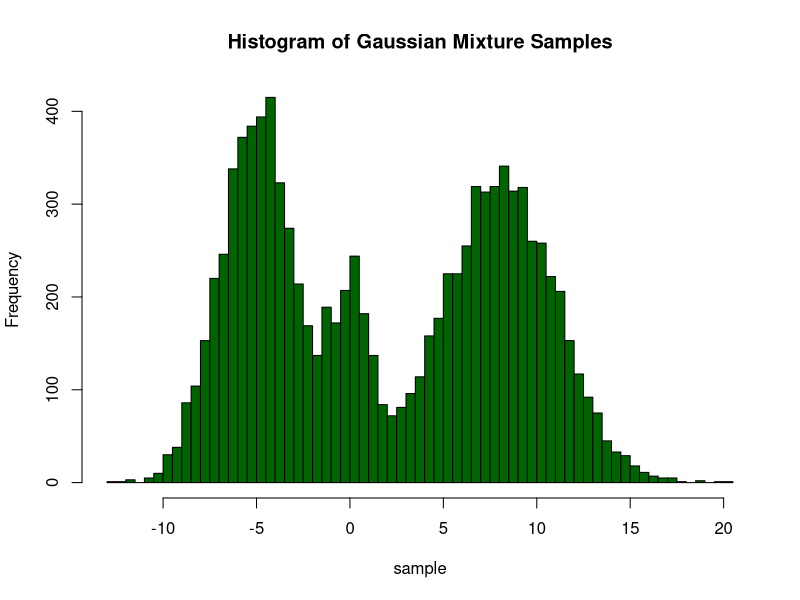
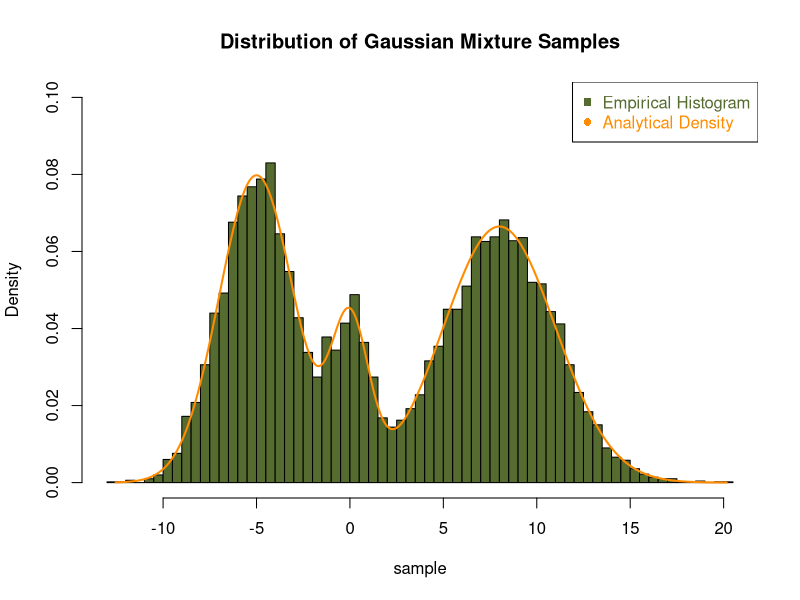
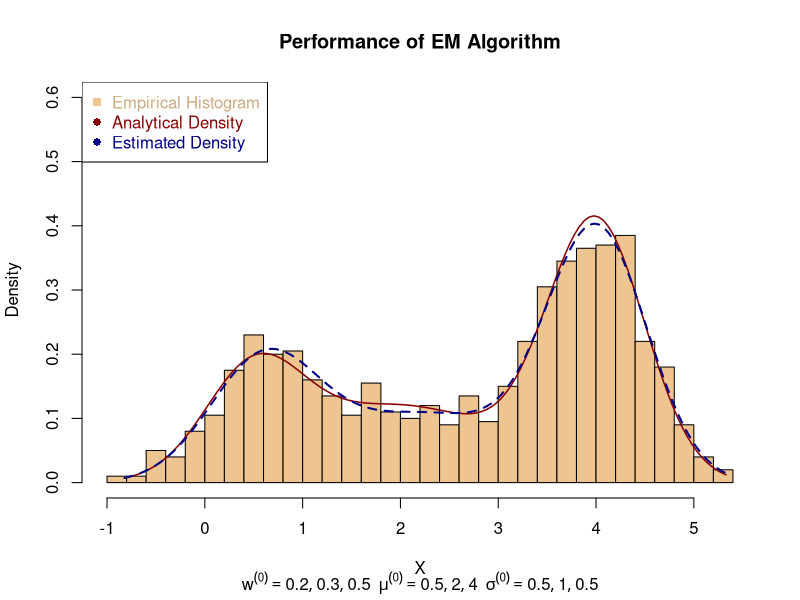
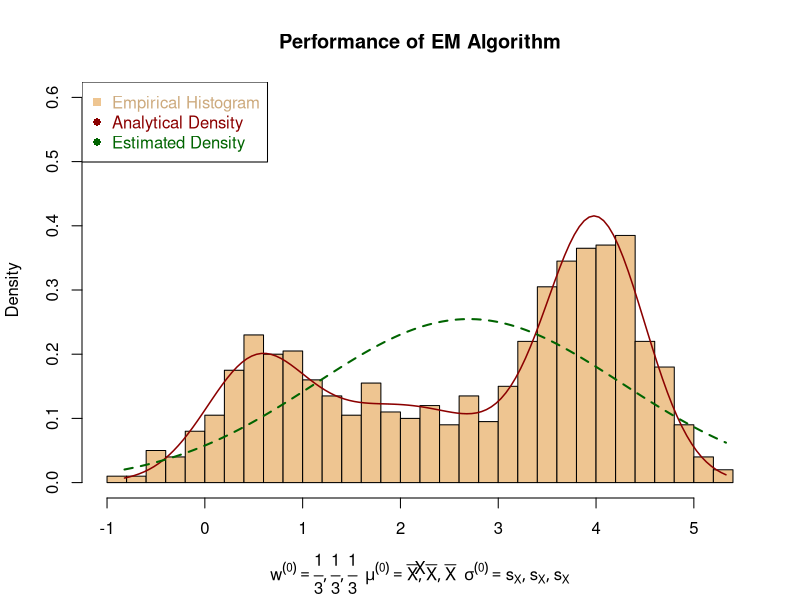
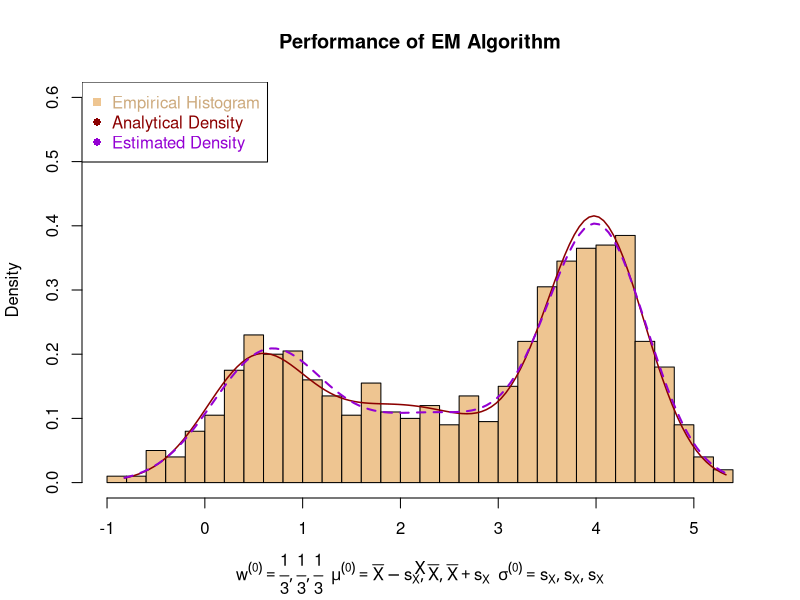
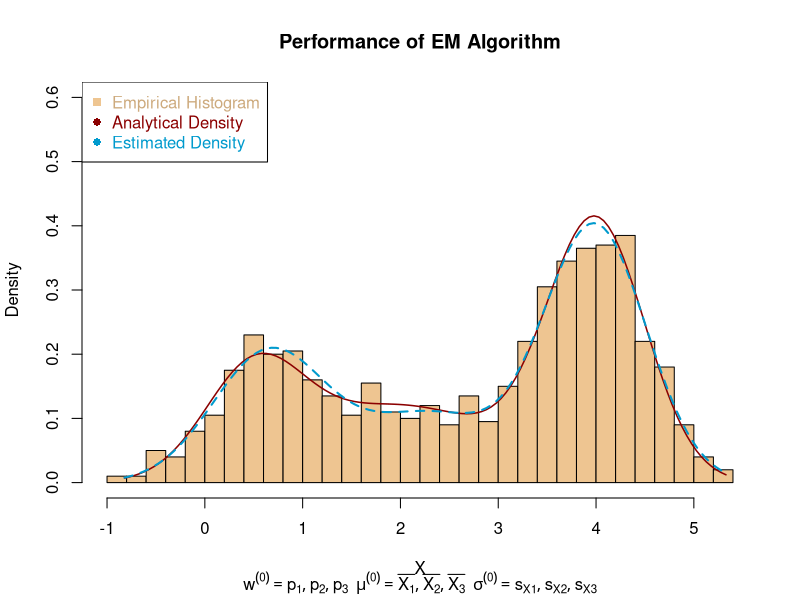
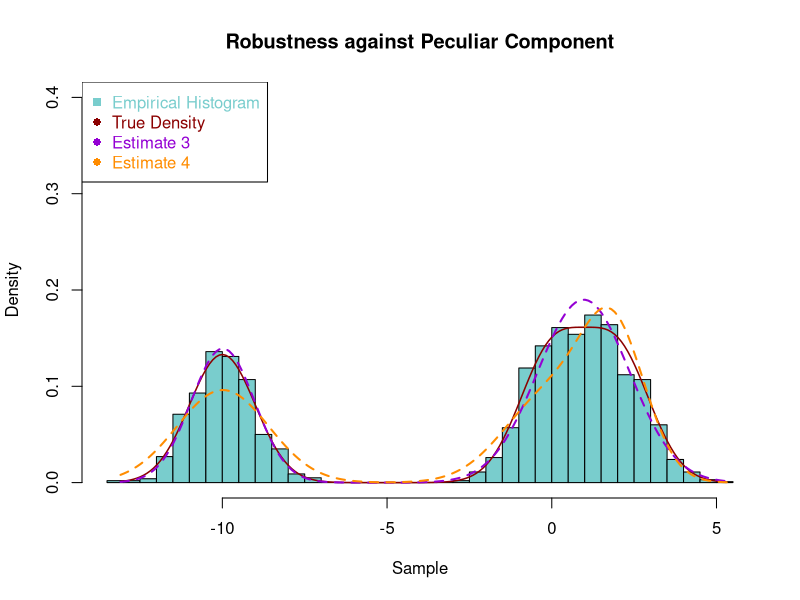
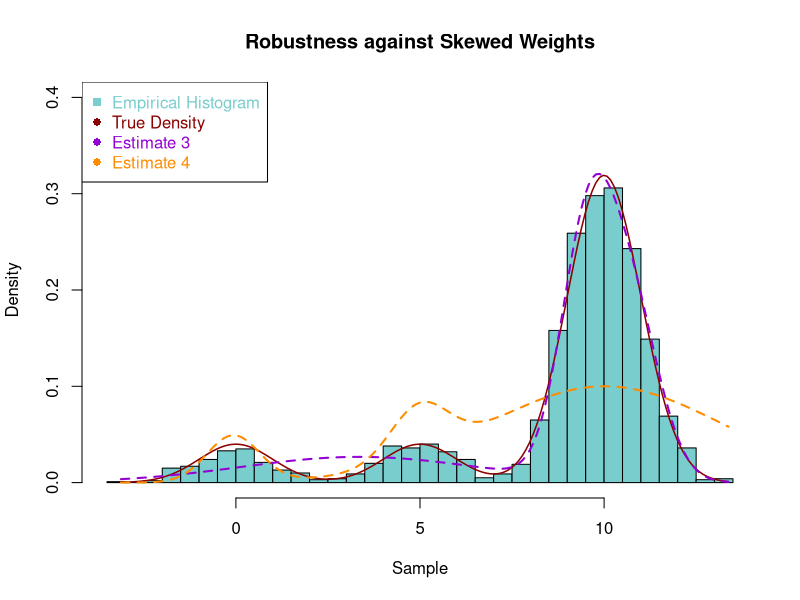

Write R code to recreate these figures, in order.
## ---- chunk 1
rm(list=ls()) #clears your workspace
## ---- chunk 2
# generate N samples from the Gaussian mixture defined by w, mu, sigma

rmixt <- function(N, w, mu, sigma) 
{
  TAB <- table(sample(1:length(w), N, replace=TRUE, prob=w))
  samples <- c()
  for (k in 1:length(w))
  {
    samples <- c(samples, rnorm(TAB[[k]],mean=mu[k],sd=sigma[k]))
  }
  return(samples)
}
## ---- chunk 3
# simulated 10000 samples from N(0,1), N(-5,2), N(8,3)
N <- 10000
w_trial <- c(0.1,0.4,0.5)
mu_trial <- c(0,-5,8)
sig_trial <- c(1,2,3)
sample <- rmixt(N,w=w_trial,mu=mu_trial,sigma=sig_trial)

# histogram of simulated samples
hist(sample, breaks=50,
     main="Histogram of Gaussian Mixture Samples",
     col="darkgreen")

## ---- chunk 4
# analytical probablity density of Gaussian mixture
dmixt <- function(x, w, mu, sigma) 
{
  p <- 0
  for (k in 1:length(w))
  {
    p <- p + w[k] * dnorm(x, mean=mu[k], sd=sigma[k])
  }
  return(p)
}
## ---- chunk 5
# empirical VS analytical
hist(sample, breaks=50, freq=FALSE, ylim=c(0,0.1),
     main="Distribution of Gaussian Mixture Samples",
     col="darkolivegreen")
lines(xx<-seq(min(sample),max(sample),by=0.1), 
      dmixt(xx,w_trial,mu_trial,sig_trial),
      col="darkorange", lwd=2)
legend("topright",
       legend = c('Empirical Histogram','Analytical Density'),
       col = c("darkolivegreen","darkorange"),
       text.col = c("darkolivegreen","darkorange"),
       pch = c(15,16))
## ---- chunk 6
# try brute-force optimization

# objective function to minimize
Obj <- function(theta)  # theta=[w_1,...,w_K,mu_1,...,mu_K,sigma_1,...,sigma_K]
{
  T <- matrix(theta, ncol=3)
  res <- log(dmixt(sample, w=T[,1], mu=T[,2], sigma=T[,3]))
  return(-sum(res))
}

# constraints
M <-matrix(0, nrow=11, ncol=9) # left matrix
M[1,1:3] <- 1
M[2,1:3] <- -1
M[3:5,1:3] <- diag(3)
M[6:8,1:3] <- (-1)*diag(3)
M[9:11,7:9] <- diag(3)
eps <- 10^(-5)       # right vector
s <- c(1-eps,-1-eps, 0,0,0, -1,-1,-1, 0,0,0)

# optimization
guess <- c(0.3,0.3,0.4, 0,-1,1, 1,2,3)  # initial guess
opt <- constrOptim(theta=guess, Obj, gr=NULL, ui=M, ci=s)
matrix(opt$par, ncol=3) # output matrix: [w, mu, sigma]
## ---- chunk 7
fit_em <- function(X,w_init,mu_init,sigma_init,eps=10^(-6))
{
  theta_old <- 0
  theta_new <- c(w_init, mu_init, sigma_init)
  
  while (sum((theta_new-theta_old)^2) >= eps)
  {
    theta_old <- theta_new
    # construct matrix Omega
    T <- matrix(theta_old, ncol=3)
    OMG <- c()
    for (i in 1:length(X))
    {
      omg <- T[,1]*dnorm(X[i], mean=T[,2], sd=T[,3])
      OMG <- c(OMG, omg/sum(omg))
    }
    OMG <- t(matrix(OMG, ncol=length(X)))
    # update
    w <- colSums(OMG)
    w <- w/sum(w)
    mu <- as.vector(X%*%OMG / colSums(OMG))
    sig <- diag(t(outer(X,mu,`-`)^2) %*% OMG) / colSums(OMG)
    theta_new <- c(w,mu,sqrt(as.vector(sig)))
  }
  
  # output parameters as a matrix
  return(matrix(theta_new, ncol=3))
}
## ---- chunk 8
fit_em(sample, w_init = c(0.2,0.3,0.5), mu_init = c(0,1,-1), sigma_init = c(1,2,3))
## ---- chunk 9
set.seed(68)
w_true <- c(0.2, 0.3, 0.5)
mu_true <- c(0.5, 2, 4)
sigma_true <- c(0.5, 1, 0.5)
X <- rmixt(1000, w_true, mu_true, sigma_true)
a <- min(X)
b <- max(X)
## ---- chunk 10
hist(X, breaks=40, freq=FALSE, col="burlywood2", ylim=c(0,0.6),
     main="Performance of EM Algorithm", 
     sub=expression(w^(0)==list(0.2,0.3,0.5)~~mu^(0)==list(0.5,2,4)~~sigma^(0)==list(0.5,1,0.5)))
lines(xx<-seq(a,b,by=0.05), dmixt(xx,w_true,mu_true,sigma_true),
      col="darkred",lwd=1.5)
# estimate a density for X using parameters output by EM
para1 <- fit_em(X, w_true, mu_true, sigma_true)
lines(xx, dmixt(xx, para1[,1], para1[,2], para1[,3]),
      col="darkblue", lty="dashed", lwd=2)
legend("topleft",
       legend = c('Empirical Histogram','Analytical Density','Estimated Density'),
       col = c("burlywood2","darkred","darkblue"),
       text.col = c("burlywood3","darkred","darkblue"),
       pch = c(15,16,16))
## ---- chunk 11
hist(X, breaks=40, freq=FALSE, col="burlywood2", ylim=c(0,0.6),
     main="Performance of EM Algorithm", 
     sub=expression(w^(0)==list(frac(1,3),frac(1,3),frac(1,3))~~mu^(0)==list(bar(X),bar(X),bar(X))~~sigma^(0)==list(s[X],s[X],s[X])))
lines(xx<-seq(a,b,by=0.05), dmixt(xx,w_true,mu_true,sigma_true),
      col="darkred",lwd=1.5)
# estimate a density for X using parameters output by EM
para2 <- fit_em(X, rep(1/3,3), rep(mean(X),3), rep(sd(X),3))
lines(xx, dmixt(xx, para2[,1], para2[,2], para2[,3]),
      col="darkgreen", lty="dashed", lwd=2)
legend("topleft",
       legend = c('Empirical Histogram','Analytical Density','Estimated Density'),
       col = c("burlywood2","darkred","darkgreen"),
       text.col = c("burlywood3","darkred","darkgreen"),
       pch = c(15,16,16))
## ---- chunk 12
hist(X, breaks=40, freq=FALSE, col="burlywood2", ylim=c(0,0.6),
     main="Performance of EM Algorithm", 
     sub=expression(w^(0)==list(frac(1,3),frac(1,3),frac(1,3))~~mu^(0)==list(bar(X)-s[X],bar(X),bar(X)+s[X])~~sigma^(0)==list(s[X],s[X],s[X])))
lines(xx<-seq(a,b,by=0.05), dmixt(xx,w_true,mu_true,sigma_true),
      col="darkred",lwd=1.5)
# estimate a density for X using parameters output by EM
para3 <- fit_em(X, rep(1/3,3),mean(X)+sd(X)*c(-1,0,1),rep(sd(X),3))
lines(xx, dmixt(xx, para3[,1], para3[,2], para3[,3]),
      col="darkviolet", lty="dashed", lwd=2)
legend("topleft",
       legend = c('Empirical Histogram','Analytical Density','Estimated Density'),
       col = c("burlywood2","darkred","darkviolet"),
       text.col = c("burlywood3","darkred","darkviolet"),
       pch = c(15,16,16))
## ---- chunk 13
hist(X, breaks=40, freq=FALSE, col="burlywood2", ylim=c(0,0.6),
     main="Performance of EM Algorithm", 
     sub=expression(w^(0)==list(p[1],p[2],p[3])~~mu^(0)==list(bar(X[1]),bar(X[2]),bar(X[3]))~~sigma^(0)==list(s[X1],s[X2],s[X3])))
lines(xx<-seq(a,b,by=0.05), dmixt(xx,w_true,mu_true,sigma_true),
      col="darkred",lwd=1.5)
# estimate a density for X using parameters output by EM
clusters <- kmeans(X,3)$cluster
para4 <- fit_em(X, table(clusters)/length(X),
                   tapply(X, clusters, mean),
                   tapply(X, clusters, sd))
lines(xx, dmixt(xx, para4[,1], para4[,2], para4[,3]),
      col="deepskyblue3", lty="dashed", lwd=2)
legend("topleft",
       legend = c('Empirical Histogram','Analytical Density','Estimated Density'),
       col = c("burlywood2","darkred","deepskyblue3"),
       text.col = c("burlywood3","darkred","deepskyblue3"),
       pch = c(15,16,16))
## ---- chunk 14
EM_diff <- function(X,K)
{
  m <- mean(X)
  s <- sd(X)
  fit_em(X,
         w_init = rep(1/K, K),
         mu_init = seq(m-0.5*s*(K-1), m+0.5*s*(K-1), length.out=K),
         sigma_init = rep(s,K)
        )
}

EM_group <- function(X,K)
{
  clusters <- kmeans(X,K)$cluster
  fit_em(X, 
         w_init = table(clusters)/length(X),
         mu_init = tapply(X, clusters, mean),
         sigma_init = tapply(X, clusters, sd)
        )
}
## ---- chunk 15
num_rep <- 20

t3 <- as.numeric(Sys.time())
for (t in 1:num_rep)
{
  EM_diff(rmixt(1000, w_true, mu_true, sigma_true), 3)
}
t3 <- as.numeric(Sys.time()) - t3
cat("Starting from the 3rd initialization, the optimization takes",
    t3/num_rep, "seconds.\n")

t4 <- as.numeric(Sys.time())
for (t in 1:num_rep)
{
  EM_group(rmixt(1000, w_true, mu_true, sigma_true), 3)
}
t4 <- as.numeric(Sys.time()) - t4
cat("Starting from the 4th initialization, the optimization takes",
    t4/num_rep, "seconds.")
## ---- chunk 16
# test robustness against peculiar component
w <- rep(1/3, 3)
mu <- c(-10,0,2)
sigma <- rep(1,3)

Compare <- function(w, mu, sigma, K, topic)
{
  x <- rmixt(2000, w, mu, sigma)
  hist(x, breaks=45, freq=FALSE, col="darkslategray3", 
       main=topic, xlab="Sample", ylim=c(0,0.4))
  lines(xx<-seq(min(x),max(x),by=0.1), 
        dmixt(xx, w, mu, sigma),
        col="darkred", lwd=1.5)
  # Estimate 3
  Est3 <- EM_diff(x,K)
  lines(xx, dmixt(xx,Est3[,1],Est3[,2],Est3[,3]), 
        col="darkviolet",lty="dashed", lwd=2)
  # Estimate 4
  Est4 <- EM_group(x,K)
  lines(xx, dmixt(xx,Est4[,1],Est4[,2],Est3[,3]), 
        col="darkorange", lty="dashed", lwd=2)
  legend("topleft",
         legend=c("Empirical Histogram","True Density", "Estimate 3", "Estimate 4"),
         col=c('darkslategray3','darkred','darkviolet','darkorange'),
         text.col=c('darkslategray3','darkred','darkviolet','darkorange'),
         pch=c(15,16,16,16))
}

set.seed(99)
Compare(w, mu, sigma, K=3, topic="Robustness against Peculiar Component")
## ---- chunk 17
# test robustness against skewed weights
w <- c(0.1, 0.1, 0.8)
mu <- seq(0, 10, length.out = 3)
sigma <- rep(1,3)

set.seed(88)
Compare(w, mu, sigma, K=3, topic="Robustness against Skewed Weights")
## ---- chunk 18
# test robustness against misjudged K
w <- rep(0.25,4)
mu <- c(-10,0,1,2)
sigma <- rep(1,4)

set.seed(222)
Compare(w,mu,sigma, K=2, topic="Robustness against Misjudged K")
## ---- chunk 19
set.seed(110)
X <- rexp(500)
Y <- 2 + 0.5 * X + rnorm(500)
DATA <- data.frame(Y, X)
## ---- chunk 20
fit <- lm(Y ~ X, data = DATA)
CI <- confint(fit)
print(CI)
## ---- chunk 21
alpha <- 1-0.95
set.seed(505)
# simulate the distribution of model coefficients
num_draw <- 2000
D <- matrix(0, nrow=2, ncol=num_draw)
for (j in 1:num_draw)
{
  ml <- lm(Y ~ X, data=DATA[sample.int(500,num_draw,replace=TRUE),])
  D[,j] <- ml$coefficients
}

# compute bootstrap confidence interval
BT <- 2*fit$coefficients - t(apply(D,1, quantile, c(1-alpha/2,alpha/2)))
print(BT)
## ---- chunk 22
# intercept
hist(D[1,], breaks=30, col="darkblue", main="Intercept",
     xlab=expression(beta[0]), xlim=c(1.8,2.1))
abline(v=CI[1,1], col="darkturquoise",lwd=2, lty="dashed")
abline(v=BT[1,1], col="darkseagreen", lwd=2)
abline(v=BT[1,2], col="darkseagreen", lwd=2)
abline(v=CI[1,2], col="darkturquoise",lwd=2, lty="dashed")
legend("topright",
       legend=c('Simulated Distribution','CI Classical','CI Bootstrap'),
       col=c('darkblue','darkturquoise','darkseagreen'),
       text.col=c('darkblue','darkturquoise','darkseagreen'),
       pch=c(15,16,16))

# slope
hist(D[2,], breaks=30, col="darkred", main="Slope",
     xlab=expression(beta[1]), xlim=c(0.45,0.65))
abline(v=CI[2,1], col="darkgoldenrod1", lwd=2, lty="dashed")
abline(v=BT[2,1], col="darksalmon", lwd=2)
abline(v=CI[2,2], col="darkgoldenrod1", lwd=2, lty="dashed")
abline(v=BT[2,2], col="darksalmon", lwd=2)
legend("topright",
       legend=c('Simulated Distribution','CI Classical','CI Bootstrap'),
       col=c('darkred','darkgoldenrod1','darksalmon'),
       text.col=c('darkred','darkgoldenrod1','darksalmon'),
       pch=c(15,16,16))
